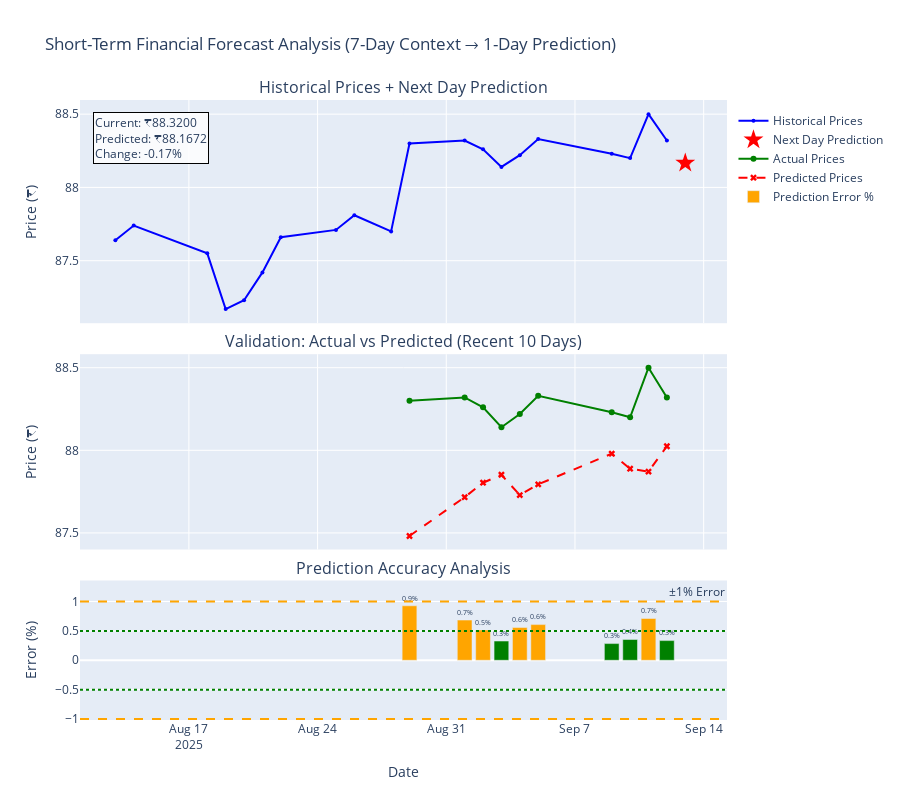

Source (notebook cell):
### Code cell
# Run the short-term forecast
predictor, forecast, validation = run_short_term_forecast(
    csv_file="Data/Quote-CD-USDINR-15-09-2024-to-15-09-2025.csv"
)

### Figure 1 — Plotly figure (JSON) as saved in the notebook; plotly's stock layout.template omitted (floating-point values rounded to 4 significant figures)
{"data": [{"line": {"color": "blue", "width": 2}, "marker": {"size": 4}, "mode": "lines+markers", "name": "Historical Prices", "type": "scatter", "x": ["2025-08-13T00:00:00.000000000", "2025-08-14T00:00:00.000000000", "2025-08-18T00:00:00.000000000", "2025-08-19T00:00:00.000000000", "2025-08-20T00:00:00.000000000", "2025-08-21T00:00:00.000000000", "2025-08-22T00:00:00.000000000", "2025-08-25T00:00:00.000000000", "2025-08-26T00:00:00.000000000", "2025-08-28T00:00:00.000000000", "2025-08-29T00:00:00.000000000", "2025-09-01T00:00:00.000000000", "2025-09-02T00:00:00.000000000", "2025-09-03T00:00:00.000000000", "2025-09-04T00:00:00.000000000", "2025-09-05T00:00:00.000000000", "2025-09-09T00:00:00.000000000", "2025-09-10T00:00:00.000000000", "2025-09-11T00:00:00.000000000", "2025-09-12T00:00:00.000000000"], "xaxis": "x", "y": [87.64, 87.74, 87.55, 87.17, 87.23, 87.42, 87.66, 87.71, 87.81, 87.7, 88.3, 88.32, 88.26, 88.14, 88.22, 88.33, 88.23, 88.2, 88.5, 88.32], "yaxis": "y"}, {"error_y": {"array": [0], "arrayminus": [0], "color": "red", "symmetric": false, "thickness": 3, "type": "data", "visible": true, "width": 5}, "marker": {"color": "red", "size": 15, "symbol": "star"}, "mode": "markers", "name": "Next Day Prediction", "type": "scatter", "x": ["2025-09-13T00:00:00"], "xaxis": "x", "y": [88.17], "yaxis": "y"}, {"marker": {"color": "red", "opacity": 0.3, "size": 8}, "mode": "markers", "name": "90% Range", "showlegend": false, "type": "scatter", "x": ["2025-09-13T00:00:00", "2025-09-13T00:00:00", "2025-09-13T00:00:00"], "xaxis": "x", "y": [88.17, 88.17, 88.17], "yaxis": "y"}, {"line": {"color": "green", "width": 2}, "marker": {"size": 6}, "mode": "lines+markers", "name": "Actual Prices", "type": "scatter", "x": ["2025-08-29T00:00:00.000000000", "2025-09-01T00:00:00.000000000", "2025-09-02T00:00:00.000000000", "2025-09-03T00:00:00.000000000", "2025-09-04T00:00:00.000000000", "2025-09-05T00:00:00.000000000", "2025-09-09T00:00:00.000000000", "2025-09-10T00:00:00.000000000", "2025-09-11T00:00:00.000000000", "2025-09-12T00:00:00.000000000"], "xaxis": "x2", "y": [88.3, 88.32, 88.26, 88.14, 88.22, 88.33, 88.23, 88.2, 88.5, 88.32], "yaxis": "y2"}, {"line": {"color": "red", "dash": "dash", "width": 2}, "marker": {"size": 6, "symbol": "x"}, "mode": "lines+markers", "name": "Predicted Prices", "type": "scatter", "x": ["2025-08-29T00:00:00.000000000", "2025-09-01T00:00:00.000000000", "2025-09-02T00:00:00.000000000", "2025-09-03T00:00:00.000000000", "2025-09-04T00:00:00.000000000", "2025-09-05T00:00:00.000000000", "2025-09-09T00:00:00.000000000", "2025-09-10T00:00:00.000000000", "2025-09-11T00:00:00.000000000", "2025-09-12T00:00:00.000000000"], "xaxis": "x2", "y": [87.48, 87.72, 87.8, 87.85, 87.73, 87.79, 87.98, 87.89, 87.87, 88.02], "yaxis": "y2"}, {"marker": {"color": ["orange", "orange", "orange", "green", "orange", "orange", "green", "green", "orange", "green"]}, "name": "Prediction Error %", "text": ["0.9%", "0.7%", "0.5%", "0.3%", "0.6%", "0.6%", "0.3%", "0.4%", "0.7%", "0.3%"], "textposition": "outside", "type": "bar", "x": ["2025-08-29T00:00:00.000000000", "2025-09-01T00:00:00.000000000", "2025-09-02T00:00:00.000000000", "2025-09-03T00:00:00.000000000", "2025-09-04T00:00:00.000000000", "2025-09-05T00:00:00.000000000", "2025-09-09T00:00:00.000000000", "2025-09-10T00:00:00.000000000", "2025-09-11T00:00:00.000000000", "2025-09-12T00:00:00.000000000"], "xaxis": "x3", "y": [0.927, 0.6836, 0.5167, 0.3266, 0.5567, 0.6068, 0.2837, 0.3529, 0.7106, 0.3345], "yaxis": "y3"}], "layout": {"annotations": [{"font": {"size": 16}, "showarrow": false, "text": "Historical Prices + Next Day Prediction", "x": 0.5, "xanchor": "center", "xref": "paper", "y": 1, "yanchor": "bottom", "yref": "paper"}, {"font": {"size": 16}, "showarrow": false, "text": "Validation: Actual vs Predicted (Recent 10 Days)", "x": 0.5, "xanchor": "center", "xref": "paper", "y": 0.59, "yanchor": "bottom", "yref": "paper"}, {"font": {"size": 16}, "showarrow": false, "text": "Prediction Accuracy Analysis", "x": 0.5, "xanchor": "center", "xref": "paper", "y": 0.225, "yanchor": "bottom", "yref": "paper"}, {"showarrow": false, "text": "±1% Error", "x": 1, "xanchor": "right", "xref": "x3 domain", "y": 1, "yanchor": "bottom", "yref": "y3"}, {"align": "left", "bgcolor": "rgba(255,255,255,0.8)", "bordercolor": "black", "borderwidth": 1, "showarrow": false, "text": "Current: ₹88.3200<br>Predicted: ₹88.1672<br>Change: -0.17%", "x": 0.02, "xref": "paper", "y": 0.98, "yref": "paper"}], "height": 800, "legend": {"orientation": "v", "x": 1.01, "xanchor": "left", "y": 0.99, "yanchor": "top"}, "shapes": [{"line": {"color": "orange", "dash": "dash"}, "type": "line", "x0": 0, "x1": 1, "xref": "x3 domain", "y0": 1, "y1": 1, "yref": "y3"}, {"line": {"color": "orange", "dash": "dash"}, "type": "line", "x0": 0, "x1": 1, "xref": "x3 domain", "y0": -1, "y1": -1, "yref": "y3"}, {"line": {"color": "green", "dash": "dot"}, "type": "line", "x0": 0, "x1": 1, "xref": "x3 domain", "y0": 0.5, "y1": 0.5, "yref": "y3"}, {"line": {"color": "green", "dash": "dot"}, "type": "line", "x0": 0, "x1": 1, "xref": "x3 domain", "y0": -0.5, "y1": -0.5, "yref": "y3"}], "showlegend": true, "title": {"text": "Short-Term Financial Forecast Analysis (7-Day Context → 1-Day Prediction)"}, "xaxis": {"anchor": "y", "domain": [0, 1], "matches": "x3", "showticklabels": false}, "xaxis2": {"anchor": "y2", "domain": [0, 1], "matches": "x3", "showticklabels": false}, "xaxis3": {"anchor": "y3", "domain": [0, 1], "title": {"text": "Date"}}, "yaxis": {"anchor": "x", "domain": [0.64, 1], "title": {"text": "Price (₹)"}}, "yaxis2": {"anchor": "x2", "domain": [0.275, 0.59], "title": {"text": "Price (₹)"}}, "yaxis3": {"anchor": "x3", "domain": [0, 0.225], "title": {"text": "Error (%)"}}}}
